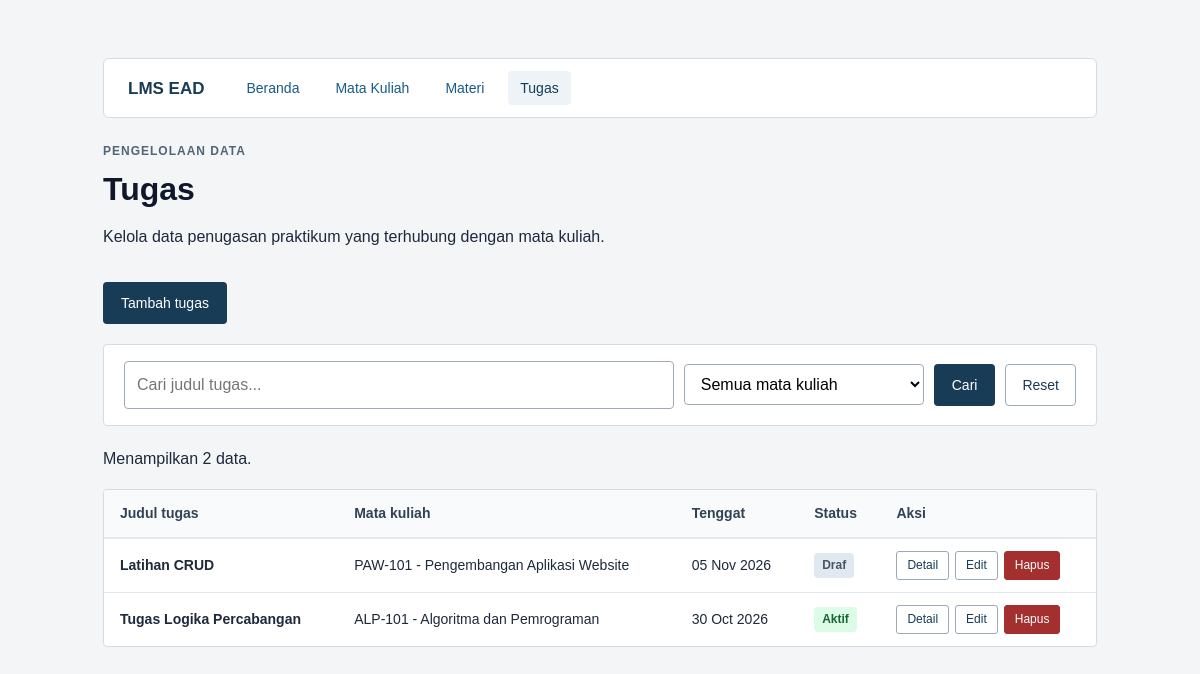
/daftar_tugas.php, run on the app's committed database.
### tables this page shows
CREATE TABLE tugas (
    id INT UNSIGNED AUTO_INCREMENT PRIMARY KEY,
    mata_kuliah_id INT UNSIGNED NOT NULL,
    judul VARCHAR(150) NOT NULL,
    instruksi TEXT NOT NULL,
    tenggat DATE NOT NULL,
    status VARCHAR(20) NOT NULL,
    FOREIGN KEY (mata_kuliah_id)
        REFERENCES mata_kuliah(id) ON DELETE RESTRICT
);

CREATE TABLE mata_kuliah (
    id INT UNSIGNED AUTO_INCREMENT PRIMARY KEY,
    kode VARCHAR(20) NOT NULL UNIQUE,
    nama VARCHAR(100) NOT NULL,
    dosen VARCHAR(100) NOT NULL,
    semester TINYINT UNSIGNED NOT NULL
);

### koneksi.php (called while the page is built, shortened)
<?php
function e($string) {
    return htmlspecialchars((string)$string, ENT_QUOTES, 'UTF-8');
}

### daftar_tugas.php (the view, shortened to what this page needs)
<?php
require 'koneksi.php';
$cari = trim($_GET['cari'] ?? '');
$sql = "SELECT t.*, k.kode AS kode_mk, k.nama AS nama_mk
        FROM tugas t
        JOIN mata_kuliah k ON t.mata_kuliah_id = k.id
        WHERE 1=1";
$sql .= " ORDER BY t.id DESC";
$stmt = $conn->prepare($sql);
$stmt->execute();
$hasil = $stmt->get_result();
$total_data = $hasil->num_rows;
?>
<!DOCTYPE html>
<html lang="id">
<head>
    <link rel="stylesheet" href="style.css">
</head>
<body>
<main>
    <?php require 'navbar.php'; ?>
    <p class="label">PENGELOLAAN DATA</p>
    <h1>Tugas</h1>
    <p>Kelola data penugasan praktikum yang terhubung dengan mata kuliah.</p>
    <p>
        <a class="tombol" href="tambah_tugas.php">Tambah tugas</a>
    </p>
    <form method="get" class="pencarian">
        <input type="text" name="cari" placeholder="Cari judul tugas..." value="<?= e($cari) ?>">
        <select name="mata_kuliah_id">
            <option value="">Semua mata kuliah</option>
        </select>
        <button type="submit">Cari</button>
        <a href="daftar_tugas.php">Reset</a>
    </form>
    <p>Menampilkan <?= $total_data ?> data.</p>
    <?php if ($total_data === 0): ?>
        <div class="kosong">
            <p>Data tidak ditemukan.</p>
            <p><a href="daftar_tugas.php" class="tombol tombol-outline">Reset</a></p>
        </div>
    <?php else: ?>
        <div class="tabel-wadah">
            <table class="tabel-data">
                <thead>
                    <tr>
                        <th>Judul tugas</th>
                        <th>Mata kuliah</th>
                        <th>Tenggat</th>
                        <th>Status</th>
                        <th>Aksi</th>
                    </tr>
                </thead>
                <tbody>
                    <?php while ($tugas = $hasil->fetch_assoc()): ?>
                        <?php
                        $badge_class = 'badge-draf';
                        if ($tugas['status'] === 'Aktif') $badge_class = 'badge-aktif';
                        ?>
                        <tr>
                            <td>
                                <strong><?= e($tugas['judul']) ?></strong>
                            </td>
                            <td>
                                <?= e($tugas['kode_mk']) ?> - <?= e($tugas['nama_mk']) ?>
                            </td>
                            <td>
                                <?= date('d M Y', strtotime($tugas['tenggat'])) ?>
                            </td>
                            <td>
                                <span class="badge <?= $badge_class ?>"><?= e($tugas['status']) ?></span>
                            </td>
                            <td>
                                <div class="aksi-grup">
                                    <a class="btn-aksi" href="detail_tugas.php?id=<?= (int)$tugas['id'] ?>">Detail</a>
                                    <a class="btn-aksi" href="edit_tugas.php?id=<?= (int)$tugas['id'] ?>">Edit</a>
                                    <a class="btn-aksi hapus" href="hapus_tugas.php?id=<?= (int)$tugas['id'] ?>">Hapus</a>
                                </div>
                            </td>
                        </tr>
                    <?php endwhile; ?>
                </tbody>
            </table>
        </div>
    <?php endif; ?>
</main>
</body>
</html>

### navbar.php
<?php
$current_page = basename($_SERVER['PHP_SELF']);
$is_mk = in_array($current_page, ['daftar_mata_kuliah.php', 'tambah_mata_kuliah.php', 'detail_mata_kuliah.php', 'edit_mata_kuliah.php', 'hapus_mata_kuliah.php']);
$is_materi = in_array($current_page, ['daftar_materi.php', 'tambah_materi.php', 'detail_materi.php', 'edit_materi.php', 'hapus_materi.php']);
$is_tugas = in_array($current_page, ['daftar_tugas.php', 'tambah_tugas.php', 'detail_tugas.php', 'edit_tugas.php', 'hapus_tugas.php']);
?>
<nav class="navigasi">
    <a href="index.php" class="nav-brand">LMS EAD</a>
    <a href="index.php" class="nav-link <?= ($current_page === 'index.php') ? 'active' : '' ?>">Beranda</a>
    <a href="daftar_mata_kuliah.php" class="nav-link <?= $is_mk ? 'active' : '' ?>">Mata Kuliah</a>
    <a href="daftar_materi.php" class="nav-link <?= $is_materi ? 'active' : '' ?>">Materi</a>
    <a href="daftar_tugas.php" class="nav-link <?= $is_tugas ? 'active' : '' ?>">Tugas</a>
</nav>

### style.css (style rules this page uses)
* { box-sizing: border-box; }
body { margin: 0; background: #f3f5f7; color: #1e293b; font: 16px/1.6 Arial, -apple-system, BlinkMacSystemFont, "Segoe UI", Roboto, sans-serif; }
main { max-width: 1050px; margin: 30px auto; padding: 28px; background: transparent; }
.navigasi { display: flex; gap: 12px; align-items: center; background: white; border: 1px solid #d4dce3; padding: 12px 24px; border-radius: 6px; margin-bottom: 24px; }
.nav-brand { font-weight: bold; color: #183b56; margin-right: 18px; text-decoration: none; font-size: 17px; }
.nav-link { color: #165b87; text-decoration: none; padding: 6px 12px; border-radius: 4px; font-size: 14px; font-weight: 500; }
.nav-link:hover, .nav-link.active { background: #eef3f7; color: #0f3d59; }
h1 { font-size: 32px; line-height: 1.2; margin: 8px 0 12px; color: #0f172a; }
.label { color: #526477; font-size: 12px; letter-spacing: 1px; margin: 0 0 6px 0; font-weight: bold; }
a { color: #165b87; text-decoration: none; }
input, select, textarea { display: block; width: 100%; max-width: 600px; padding: 10px 12px; border: 1px solid #9caab7; border-radius: 4px; font: inherit; background: white; box-sizing: border-box; }
button, .tombol { display: inline-block; padding: 10px 18px; margin-top: 16px; margin-right: 8px; background: #183b56; color: white; border: 0; border-radius: 4px; cursor: pointer; font: inherit; font-size: 14px; text-decoration: none; vertical-align: middle; }
.pencarian { display: flex; flex-wrap: wrap; gap: 10px; align-items: center; background: white; padding: 16px 20px; border: 1px solid #d4dce3; border-radius: 4px; margin: 20px 0; }
.pencarian input { flex: 1 1 240px; max-width: none; margin: 0; }
.pencarian select { flex: 0 1 240px; max-width: none; margin: 0; }
.pencarian button { margin: 0; }
.pencarian a { padding: 9px 16px; border: 1px solid #9caab7; border-radius: 4px; background: white; color: #183b56; font-size: 14px; text-decoration: none; }
.tabel-wadah { overflow-x: auto; margin-top: 18px; background: white; border: 1px solid #d4dce3; border-radius: 4px; }
.tabel-data { width: 100%; border-collapse: collapse; font-size: 14px; }
.tabel-data th { background: #f8fafc; padding: 12px 16px; text-align: left; border-bottom: 2px solid #e2e8f0; color: #334155; font-weight: 600; }
.tabel-data td { padding: 12px 16px; border-bottom: 1px solid #e2e8f0; color: #1e293b; vertical-align: middle; }
.tabel-data tr:last-child td { border-bottom: 0; }
.aksi-grup { display: flex; gap: 6px; align-items: center; }
.btn-aksi { display: inline-block; padding: 4px 10px; border-radius: 3px; font-size: 12px; font-weight: 500; text-decoration: none; border: 1px solid #9caab7; background: white; color: #183b56; }
.btn-aksi.hapus { background: #a32f2f; border-color: #a32f2f; color: white; }
.badge { display: inline-block; padding: 3px 8px; font-size: 12px; font-weight: 600; border-radius: 4px; }
.badge-draf { background: #e2e8f0; color: #475569; }
.badge-aktif { background: #dcfce7; color: #166534; }

### data on the page
tugas: judul "Latihan CRUD", mata_kuliah.kode "PAW-101", mata_kuliah.nama "Pengembangan Aplikasi Website", tenggat "05 Nov 2026", status "Draf"
tugas: judul "Tugas Logika Percabangan", mata_kuliah.kode "ALP-101", mata_kuliah.nama "Algoritma dan Pemrograman", tenggat "30 Oct 2026", status "Aktif"

### other printed values
$total_data "2"
